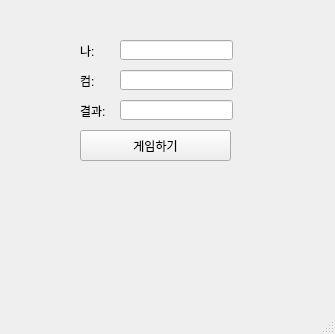
<?xml version="1.0" encoding="UTF-8"?>
<ui version="4.0">
 <class>MainWindow</class>
 <widget class="QMainWindow" name="MainWindow">
  <property name="geometry">
   <rect>
    <x>0</x>
    <y>0</y>
    <width>335</width>
    <height>334</height>
   </rect>
  </property>
  <property name="windowTitle">
   <string>MainWindow</string>
  </property>
  <widget class="QWidget" name="centralwidget">
   <widget class="QPushButton" name="btn">
    <property name="geometry">
     <rect>
      <x>80</x>
      <y>130</y>
      <width>151</width>
      <height>31</height>
     </rect>
    </property>
    <property name="text">
     <string>게임하기</string>
    </property>
   </widget>
   <widget class="QLabel" name="lbl">
    <property name="geometry">
     <rect>
      <x>80</x>
      <y>40</y>
      <width>31</width>
      <height>21</height>
     </rect>
    </property>
    <property name="text">
     <string>나:</string>
    </property>
   </widget>
   <widget class="QLineEdit" name="leMine">
    <property name="geometry">
     <rect>
      <x>120</x>
      <y>40</y>
      <width>113</width>
      <height>20</height>
     </rect>
    </property>
   </widget>
   <widget class="QLineEdit" name="leCom">
    <property name="geometry">
     <rect>
      <x>120</x>
      <y>70</y>
      <width>113</width>
      <height>20</height>
     </rect>
    </property>
   </widget>
   <widget class="QLineEdit" name="leResult">
    <property name="geometry">
     <rect>
      <x>120</x>
      <y>100</y>
      <width>113</width>
      <height>20</height>
     </rect>
    </property>
   </widget>
   <widget class="QLabel" name="lbl_2">
    <property name="geometry">
     <rect>
      <x>80</x>
      <y>70</y>
      <width>31</width>
      <height>21</height>
     </rect>
    </property>
    <property name="text">
     <string>컴:</string>
    </property>
   </widget>
   <widget class="QLabel" name="lbl_3">
    <property name="geometry">
     <rect>
      <x>80</x>
      <y>100</y>
      <width>31</width>
      <height>21</height>
     </rect>
    </property>
    <property name="text">
     <string>결과:</string>
    </property>
   </widget>
  </widget>
  <widget class="QMenuBar" name="menubar">
   <property name="geometry">
    <rect>
     <x>0</x>
     <y>0</y>
     <width>335</width>
     <height>21</height>
    </rect>
   </property>
  </widget>
  <widget class="QStatusBar" name="statusbar"/>
 </widget>
 <resources/>
 <connections/>
</ui>
